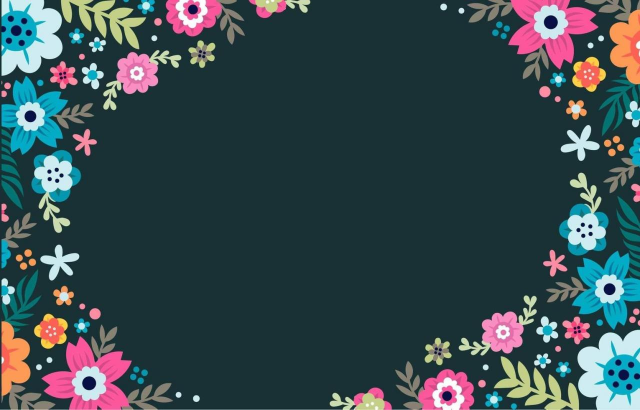
#> input picture opencv課程/相框/frame.jpg, 1280 x 819 px (shown at 1/2 size)
$ python '相框.py'
#> lines starting #> are read from the running program, lines starting #| are printed output that depends on the picture; after the words box and inside, x2 and y2 are one past the last pixel; in counts of white or black regions, pixels touching at a corner belong together
import cv2
import numpy as np
cap=cv2.VideoCapture(0)
img=cv2.imread('frame.jpg')
#> img is the input picture: shape (819, 1280, 3); mean B, G, R 78.4, 74, 55.5
img=cv2.resize(img,(640,480))
#> img: shape (480, 640, 3)
gray = cv2.cvtColor(img,cv2.COLOR_BGR2GRAY)
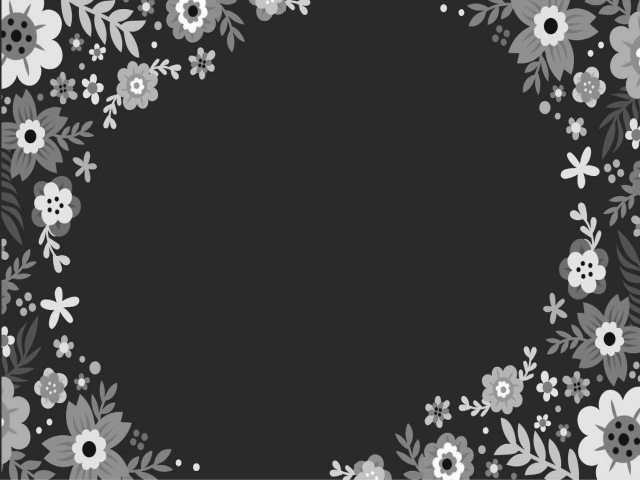
#> gray: shape (480, 640); min 7, max 255, mean 68.7
ret, mask = cv2.threshold(gray, 50, 255, cv2.THRESH_BINARY)
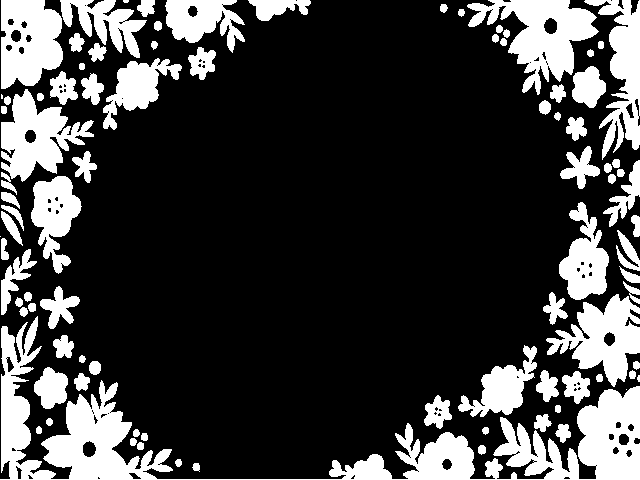
#> mask: shape (480, 640); 24.1% white; 90 white regions (5 under 20 px), largest, box (x1, y1, x2, y2) and area: (0, 316, 640, 480) 21136, (467, 0, 599, 95) 5461, (546, 294, 640, 387) 4311
cv2.imshow('mask', mask)
mask_inv = cv2.bitwise_not(mask)
cv2.imshow('mask_inv',mask_inv)
while(True):
	ret, frame=cap.read()
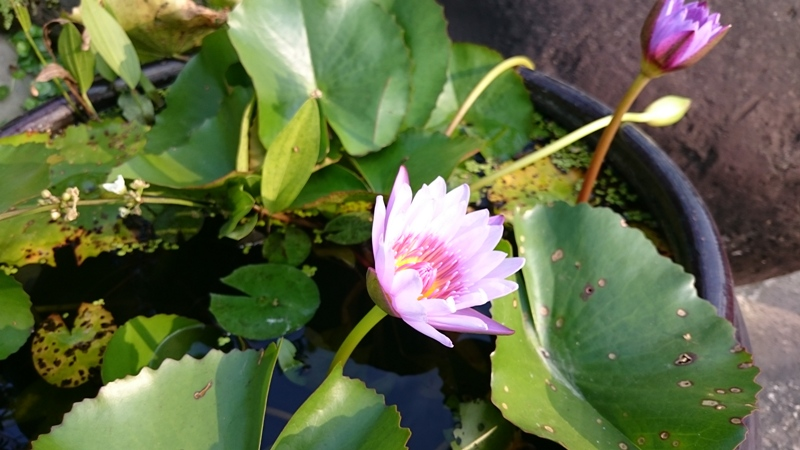
#> input picture opencv課程/綠色改成黃色/sample.jpg, 800 x 450 px, given in place of the camera
#> frame is the input picture: shape (450, 800, 3); mean B, G, R 69.7, 105.1, 95.9
	frame=cv2.resize(frame,(640,480))
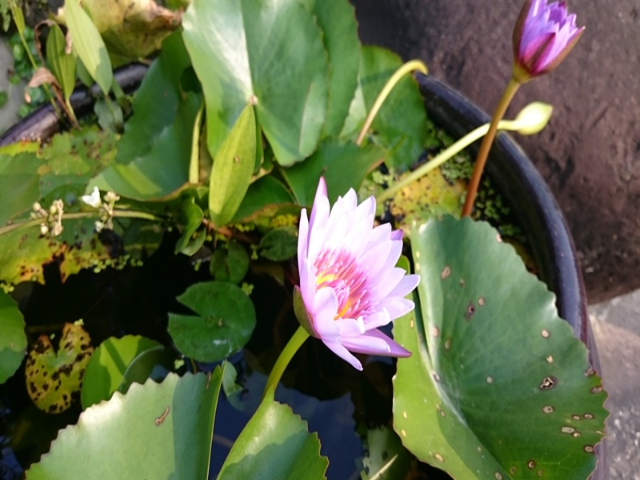
#> frame: shape (480, 640, 3); mean B, G, R 69.6, 104.9, 95.8
	frame=cv2.flip(frame,1)
	roi=frame[:]
	roi=cv2.bitwise_and(roi,roi,mask = mask_inv)
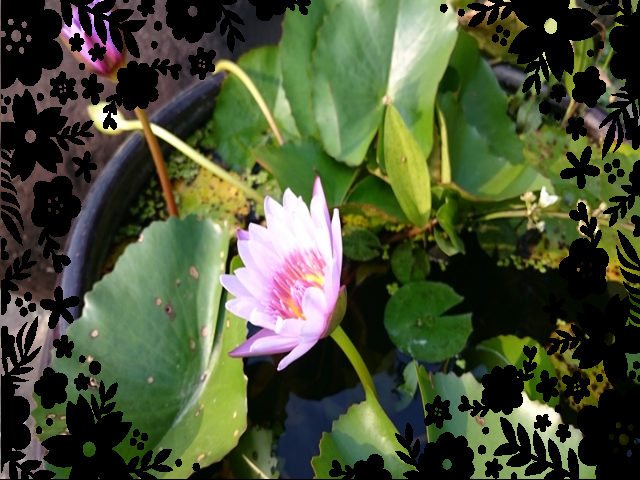
#> roi: shape (480, 640, 3); mean B, G, R 53.2, 81.3, 72.4
	img=cv2.bitwise_and(img,img,mask = mask)
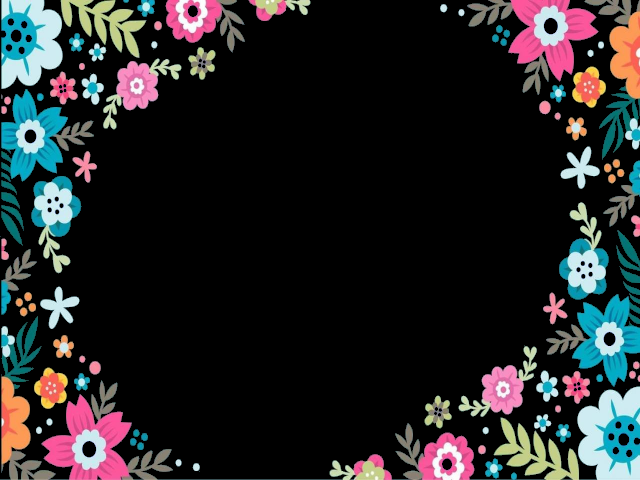
#> img: shape (480, 640, 3); mean B, G, R 38.2, 37, 36.5
	dst = cv2.add(roi,img)
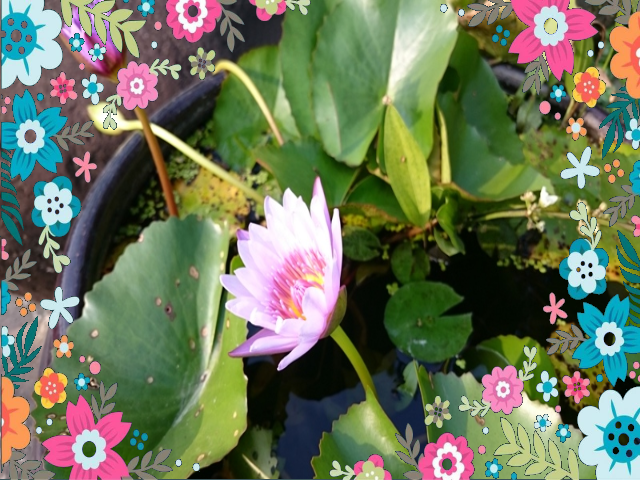
#> dst: shape (480, 640, 3); mean B, G, R 91.5, 118.3, 108.9
	cv2.imshow('dst', dst)
	if cv2.waitKey(1) & 0xFF == ord('q'):
#> (key q is pressed here)
		break

cv2.waitKey(0)
cv2.destroyAllWindows()
